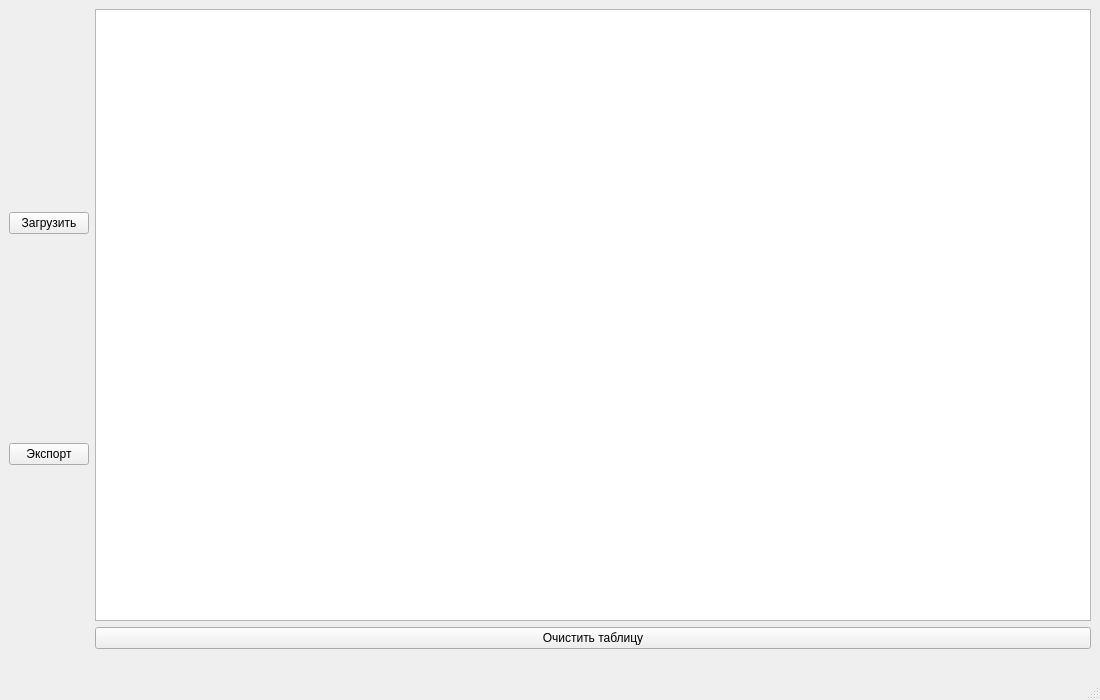
<?xml version="1.0" encoding="UTF-8"?>
<ui version="4.0">
 <class>MainWindow</class>
 <widget class="QMainWindow" name="MainWindow">
  <property name="geometry">
   <rect>
    <x>0</x>
    <y>0</y>
    <width>1100</width>
    <height>700</height>
   </rect>
  </property>
  <property name="minimumSize">
   <size>
    <width>0</width>
    <height>0</height>
   </size>
  </property>
  <property name="windowTitle">
   <string>MainWindow</string>
  </property>
  <property name="windowIcon">
   <iconset>
    <normaloff>icon.jpg</normaloff>icon.jpg</iconset>
  </property>
  <widget class="QWidget" name="centralwidget">
   <layout class="QHBoxLayout" name="horizontalLayout">
    <item>
     <layout class="QVBoxLayout" name="verticalLayout_2">
      <item>
       <widget class="QPushButton" name="pb_Load">
        <property name="text">
         <string>Загрузить</string>
        </property>
       </widget>
      </item>
      <item>
       <widget class="QPushButton" name="pb_Export">
        <property name="text">
         <string>Экспорт</string>
        </property>
       </widget>
      </item>
     </layout>
    </item>
    <item>
     <layout class="QVBoxLayout" name="verticalLayout">
      <item>
       <widget class="QTableWidget" name="tableWidget"/>
      </item>
      <item>
       <widget class="QPushButton" name="pb_Clear">
        <property name="text">
         <string>Очистить таблицу</string>
        </property>
       </widget>
      </item>
      <item>
       <widget class="QLabel" name="lableLoad">
        <property name="text">
         <string/>
        </property>
       </widget>
      </item>
     </layout>
    </item>
   </layout>
  </widget>
  <widget class="QMenuBar" name="menubar">
   <property name="geometry">
    <rect>
     <x>0</x>
     <y>0</y>
     <width>1100</width>
     <height>21</height>
    </rect>
   </property>
  </widget>
  <widget class="QStatusBar" name="statusbar"/>
 </widget>
 <resources/>
 <connections/>
</ui>
